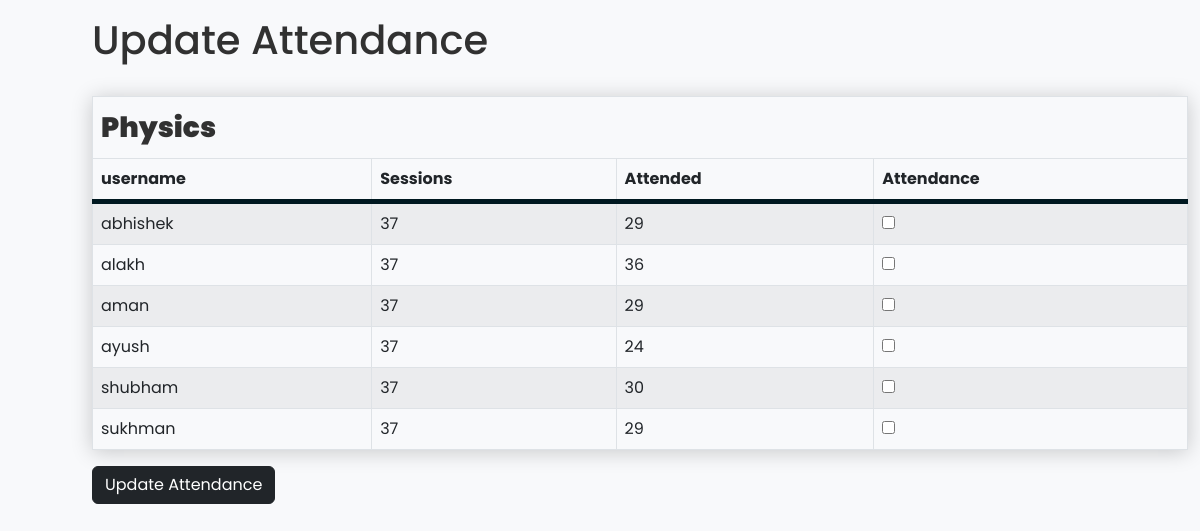
/atdupdate3.php, run on the app's committed database.
### tables this page shows
CREATE TABLE `attendance` (
  `username` varchar(20) NOT NULL,
  `session1` int(3) NOT NULL,
  `session2` int(3) NOT NULL,
  `session3` int(3) NOT NULL,
  `session4` int(3) NOT NULL,
  `session5` int(3) NOT NULL,
  `attend1` int(3) NOT NULL,
  `attend2` int(3) NOT NULL,
  `attend3` int(3) NOT NULL,
  `attend4` int(3) NOT NULL,
  `attend5` int(3) NOT NULL
);

### atdupdate3.php (the view, shortened to what this page needs)
<!DOCTYPE html>
<html lang="en">
<head>
    <link href="https://cdn.jsdelivr.net/npm/bootstrap@5.2.3/dist/css/bootstrap.min.css" rel="stylesheet">
    <link rel="stylesheet" href="mainstyle.css">
</head>
<body id="main">
    <div class="container mt-3">
        <h1>Update Attendance</h1><br>
        <form action="atdupdate3.php" method="post">
            <table class="table table-striped table-bordered table-hover">
                <thead>
                    <tr>
                        <td colspan="4">
                            <h3 id="midheading">Physics</h3>
                        </td>
                    </tr>
                    <tr>
                        <th id="tableheader">username</th>
                        <th id="tableheader">Sessions</th>
                        <th id="tableheader">Attended</th>
                        <th id="tableheader">Attendance</th>
                    </tr>
                </thead>
                <tbody>
                    <?php
                    include "connector.php";
                    $qry = "SELECT * FROM attendance";
                    $run = mysqli_query($connector, $qry);
                    while ($data = mysqli_fetch_assoc($run)) {
                        ?>
                        <tr>
                            <td>
                                <?php echo $data['username']; ?>
                            </td>
                            <td>
                                <?php echo $data['session3']; ?>
                            </td>
                            <td>
                                <?php echo $data['attend3']; ?>
                            </td>
                            <td>
                                <input type="checkbox" name="users[]" value="<?php echo $data['username']; ?>">
                            </td>
                        </tr>
                        <?php
                    }
                    ?>
                </tbody>
            </table>
            <button type="submit" class="btn btn-dark" name="submit">Update Attendance</button>
        </form>
    </div>
</body>
</html>

### mainstyle.css (style rules this page uses)
#main { margin: 0; padding: 0; color: #313131; font-family: poppins; overflow-x: hidden; margin-left: 5em; background-color: #f8f9fb; }
button { background: none; border: none; }
table { box-shadow: 0 2px 20px rgba(0, 0, 0, 0.2); }
#tableheader { border-bottom: 5px solid rgb(0, 24, 32); }
#midheading { color: #313131; font-family: poppins; font-weight: 900; margin: 0.2em 0; }

### data on the page
attendance: username "abhishek", session3 "37", attend3 "29"
attendance: username "alakh", session3 "37", attend3 "36"
attendance: username "aman", session3 "37", attend3 "29"
attendance: username "ayush", session3 "37", attend3 "24"
attendance: username "shubham", session3 "37", attend3 "30"
attendance: username "sukhman", session3 "37", attend3 "29"
